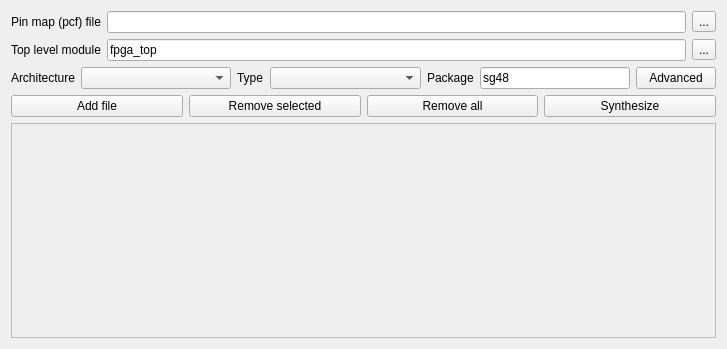
<?xml version="1.0" encoding="UTF-8"?>
<ui version="4.0">
 <class>Synthesis</class>
 <widget class="QWidget" name="Synthesis">
  <property name="geometry">
   <rect>
    <x>0</x>
    <y>0</y>
    <width>727</width>
    <height>349</height>
   </rect>
  </property>
  <property name="windowTitle">
   <string>Form</string>
  </property>
  <layout class="QVBoxLayout" name="verticalLayout">
   <item>
    <layout class="QGridLayout" name="gridLayout">
     <item row="1" column="1">
      <widget class="QLineEdit" name="lineEdit_2">
       <property name="text">
        <string>fpga_top</string>
       </property>
      </widget>
     </item>
     <item row="0" column="1">
      <widget class="QLineEdit" name="pcfName"/>
     </item>
     <item row="0" column="2">
      <widget class="QToolButton" name="pcfBtn">
       <property name="text">
        <string>...</string>
       </property>
       <property name="icon">
        <iconset resource="data.qrc">
         <normaloff>:/icons/folder-open.svg</normaloff>:/icons/folder-open.svg</iconset>
       </property>
      </widget>
     </item>
     <item row="1" column="2">
      <widget class="QToolButton" name="moduleBtn">
       <property name="text">
        <string>...</string>
       </property>
       <property name="icon">
        <iconset resource="data.qrc">
         <normaloff>:/icons/view-module.svg</normaloff>:/icons/view-module.svg</iconset>
       </property>
      </widget>
     </item>
     <item row="0" column="0">
      <widget class="QLabel" name="label">
       <property name="text">
        <string>Pin map (pcf) file</string>
       </property>
      </widget>
     </item>
     <item row="1" column="0">
      <widget class="QLabel" name="label_2">
       <property name="text">
        <string>Top level module</string>
       </property>
      </widget>
     </item>
    </layout>
   </item>
   <item>
    <layout class="QHBoxLayout" name="horizontalLayout_2">
     <item>
      <widget class="QLabel" name="label_3">
       <property name="text">
        <string>Architecture</string>
       </property>
      </widget>
     </item>
     <item>
      <widget class="QComboBox" name="archSel">
       <property name="sizePolicy">
        <sizepolicy hsizetype="Expanding" vsizetype="Fixed">
         <horstretch>0</horstretch>
         <verstretch>0</verstretch>
        </sizepolicy>
       </property>
      </widget>
     </item>
     <item>
      <widget class="QLabel" name="label_4">
       <property name="text">
        <string>Type</string>
       </property>
      </widget>
     </item>
     <item>
      <widget class="QComboBox" name="typeSel">
       <property name="sizePolicy">
        <sizepolicy hsizetype="Expanding" vsizetype="Fixed">
         <horstretch>0</horstretch>
         <verstretch>0</verstretch>
        </sizepolicy>
       </property>
      </widget>
     </item>
     <item>
      <widget class="QLabel" name="label_5">
       <property name="text">
        <string>Package</string>
       </property>
      </widget>
     </item>
     <item>
      <widget class="QLineEdit" name="lineEdit">
       <property name="text">
        <string>sg48</string>
       </property>
      </widget>
     </item>
     <item>
      <widget class="QPushButton" name="pushButton">
       <property name="text">
        <string>Advanced</string>
       </property>
      </widget>
     </item>
    </layout>
   </item>
   <item>
    <layout class="QHBoxLayout" name="horizontalLayout">
     <item>
      <widget class="QPushButton" name="addFileBtn">
       <property name="text">
        <string>Add file</string>
       </property>
       <property name="icon">
        <iconset resource="data.qrc">
         <normaloff>:/icons/folder-open.svg</normaloff>:/icons/folder-open.svg</iconset>
       </property>
      </widget>
     </item>
     <item>
      <widget class="QPushButton" name="removeSelBtn">
       <property name="text">
        <string>Remove selected</string>
       </property>
       <property name="icon">
        <iconset resource="data.qrc">
         <normaloff>:/icons/book-remove.svg</normaloff>:/icons/book-remove.svg</iconset>
       </property>
      </widget>
     </item>
     <item>
      <widget class="QPushButton" name="pushButton_2">
       <property name="text">
        <string>Remove all</string>
       </property>
       <property name="icon">
        <iconset resource="data.qrc">
         <normaloff>:/icons/book-remove-multiple.svg</normaloff>:/icons/book-remove-multiple.svg</iconset>
       </property>
      </widget>
     </item>
     <item>
      <widget class="QPushButton" name="synthBtn">
       <property name="text">
        <string>Synthesize</string>
       </property>
       <property name="icon">
        <iconset resource="data.qrc">
         <normaloff>:/icons/play.svg</normaloff>:/icons/play.svg</iconset>
       </property>
      </widget>
     </item>
    </layout>
   </item>
   <item>
    <widget class="QScrollArea" name="scrollArea">
     <property name="widgetResizable">
      <bool>true</bool>
     </property>
     <property name="alignment">
      <set>Qt::AlignLeading|Qt::AlignLeft|Qt::AlignTop</set>
     </property>
     <widget class="QWidget" name="scrollAreaWidgetContents">
      <property name="geometry">
       <rect>
        <x>0</x>
        <y>0</y>
        <width>703</width>
        <height>181</height>
       </rect>
      </property>
      <layout class="QVBoxLayout" name="verticalLayout_2">
       <item>
        <layout class="QVBoxLayout" name="fileListLayout">
         <property name="spacing">
          <number>2</number>
         </property>
        </layout>
       </item>
       <item>
        <spacer name="verticalSpacer">
         <property name="orientation">
          <enum>Qt::Vertical</enum>
         </property>
         <property name="sizeHint" stdset="0">
          <size>
           <width>20</width>
           <height>40</height>
          </size>
         </property>
        </spacer>
       </item>
      </layout>
     </widget>
    </widget>
   </item>
  </layout>
 </widget>
 <resources>
  <include location="data.qrc"/>
 </resources>
 <connections/>
</ui>
